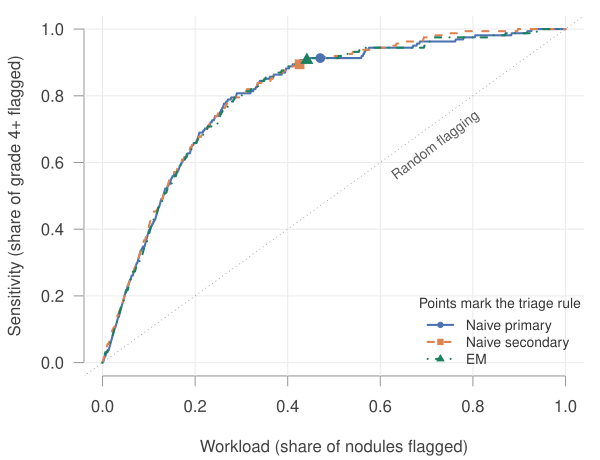

Here is the R script that generated this plot:
# Run from the repository root:
#   Rscript codes/plots/model-testing/triage-curve.R

d <- read.csv("data/processed/test_predictions.csv")
tau <- read.csv("data/processed/test_tau.csv")
truth <- d$mal_median >= 4
models <- list(list(p = d$prob_primary, name = "Naive primary", col = "#4c72b0", lty = 1, pch = 16),
               list(p = d$prob_secondary, name = "Naive secondary", col = "#dd8452", lty = 2, pch = 15),
               list(p = d$prob_em, name = "EM", col = "#1a8060", lty = 4, pch = 17))
curve_at <- function(p, cuts) t(sapply(cuts, function(k) c(mean(p >= k), mean(p[truth] >= k))))

pdf("codes/plots/model-testing/triage-curve.pdf", width = 6, height = 4.6)
par(mar = c(4.2, 4.2, 0.8, 0.8), las = 1, col.axis = "grey25", col.lab = "grey25", fg = "grey60")
plot(c(0, 1), c(0, 1), type = "n", xlab = "Workload (share of nodules flagged)",
     ylab = "Sensitivity (share of grade 4+ flagged)", bty = "n")
abline(h = seq(0, 1, 0.2), v = seq(0, 1, 0.2), col = "grey92")
abline(0, 1, col = "grey60", lty = 3)
text(0.72, 0.65, "Random flagging", col = "grey35", cex = 0.8, srt = 37)
for (m in models) {
  xy <- curve_at(m$p, c(Inf, sort(unique(m$p), decreasing = TRUE)))
  lines(xy[, 1], xy[, 2], col = m$col, lwd = 2, lty = m$lty)
}
for (m in models) {
  xy <- curve_at(m$p, tau$tau[tau$model == m$name])
  points(xy[1], xy[2], pch = m$pch, col = m$col, cex = 1.3)
}
legend("bottomright", sapply(models, `[[`, "name"), col = sapply(models, `[[`, "col"),
       lty = sapply(models, `[[`, "lty"), pch = sapply(models, `[[`, "pch"), lwd = 2, bty = "n",
       cex = 0.85, text.col = "grey20", title = "Points mark the triage rule")
invisible(dev.off())
